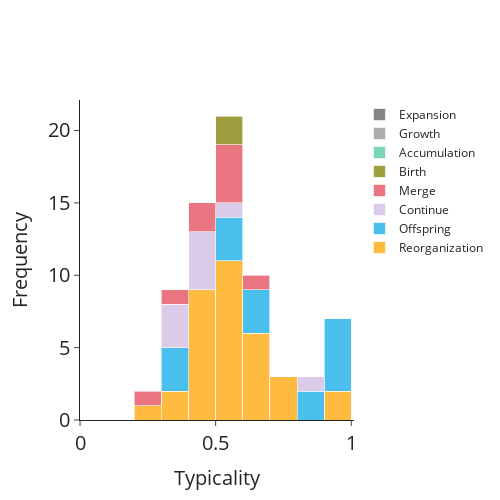

The cell this chart's notebook holds for it:
### Code cell
import numpy as np
fig = lcs.typicality_distribution(lc,direction="-",width=500, showlegend=True)

fig.update_xaxes(range=[0, 1.01], tickvals=np.arange(0, 1.01, 0.5))
fig.update_layout(
    xaxis_title="Typicality", 
    xaxis_title_font_size=20,
    yaxis_title="Frequency",
    yaxis_title_font_size=20,
    xaxis=dict(tickfont=dict(size=20)),  # Change the size as needed
    yaxis=dict(tickfont=dict(size=20))   # Change the size as needed
)
#fig.update_yaxes(range=[0.1,None], tickvals=np.arange(0, 20, 5))

### Figure 1 — Plotly figure (JSON) as saved in the notebook; plotly's stock layout.template omitted (floating-point values rounded to 4 significant figures)
{"data": [{"marker": {"color": "#FFA500"}, "name": "Reorganization", "opacity": 0.75, "type": "histogram", "x": [0.4, 0.5, 0.5, 0.6, 0.5, 0.3, 0.7, 0.5, 0.5, 0.6, 0.4, 0.7, 0.4, 0.7, 0.5, 0.9, 0.6, 0.6, 0.4, 0.5, 0.9, 0.2, 0.5, 0.4, 0.3, 0.6, 0.4, 0.4, 0.6, 0.5, 0.4, 0.5, 0.4, 0.5], "xbins": {"end": 1.1, "size": 0.1, "start": 0}}, {"marker": {"color": "#0DAAE9"}, "name": "Offspring", "opacity": 0.75, "type": "histogram", "x": [0.3, 0.3, 0.6, 0.9, 0.6, 0.8, 0.8, 0.5, 0.9, 0.9, 0.5, 0.6, 0.9, 0.9, 0.5, 0.3], "xbins": {"end": 1.1, "size": 0.1, "start": 0}}, {"marker": {"color": "#CFBAE1"}, "name": "Continue", "opacity": 0.75, "type": "histogram", "x": [0.8, 0.3, 0.4, 0.4, 0.4, 0.5, 0.4, 0.3, 0.3], "xbins": {"end": 1.1, "size": 0.1, "start": 0}}, {"marker": {"color": "#E34856"}, "name": "Merge", "opacity": 0.75, "type": "histogram", "x": [0.6, 0.2, 0.5, 0.3, 0.5, 0.5, 0.4, 0.4, 0.5], "xbins": {"end": 1.1, "size": 0.1, "start": 0}}, {"marker": {"color": " #808000"}, "name": "Birth", "opacity": 0.75, "type": "histogram", "x": [0.5, 0.5], "xbins": {"end": 1.1, "size": 0.1, "start": 0}}, {"marker": {"color": "#4CC89F"}, "name": "Accumulation", "opacity": 0.75, "showlegend": true, "type": "histogram", "x": [null], "xbins": {"end": 1.1, "size": 0.1, "start": 0}}, {"marker": {"color": "#929292"}, "name": "Growth", "opacity": 0.75, "showlegend": true, "type": "histogram", "x": [null], "xbins": {"end": 1.1, "size": 0.1, "start": 0}}, {"marker": {"color": "#5C5C5C"}, "name": "Expansion", "opacity": 0.75, "showlegend": true, "type": "histogram", "x": [null], "xbins": {"end": 1.1, "size": 0.1, "start": 0}}], "layout": {"barmode": "stack", "height": 500, "showlegend": true, "width": 500, "xaxis": {"range": [0, 1.01], "tickfont": {"size": 20}, "tickvals": [0, 0.5, 1], "title": {"font": {"size": 20}, "text": "Typicality"}, "type": "linear"}, "yaxis": {"autorange": true, "range": [0, 22.11], "tickfont": {"size": 20}, "title": {"font": {"size": 20}, "text": "Frequency"}}}}
